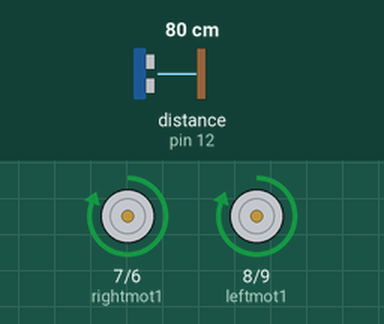
Recording of a sketch running on a simulated Arduino Uno, built with avr-gcc and run on an emulated ATmega328P. Parts: motor-driver pin pairs drawn as motors (green arrow = first pin HIGH = forward, orange = second pin HIGH = backward, longer = more drive). Wiring (inferred from the names in the program): ultrasonic range finder: trigger pin 13; echo pin 12. Inputs (shaded band) come from the test bench; at power-on: distance to the obstacle (sensor on pin 12) 80 cm. The echo pulse lasts 58.3 µs per cm; what the sketch prints to the serial monitor is not drawn.

Above: at 1.2 s.
1.3 s: distance to the obstacle (sensor on pin 12) set to 2 cm
At 2.0 s:
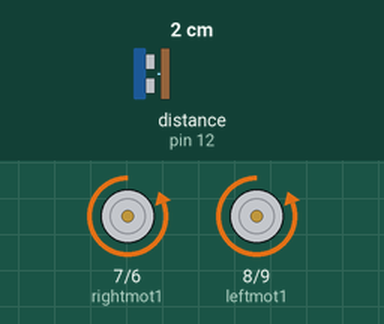
4.3 s: distance to the obstacle (sensor on pin 12) set to 18 cm
At 5.1 s:
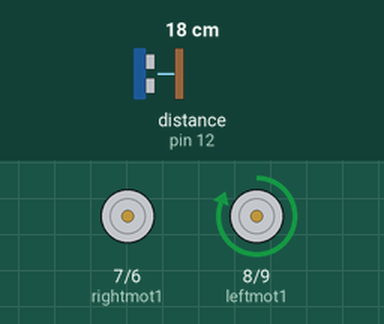
7.3 s: distance to the obstacle (sensor on pin 12) set to 4 cm
At 7.47 s:
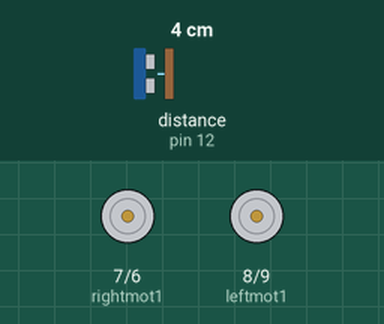
10.3 s: distance to the obstacle (sensor on pin 12) set to 35 cm
At 12.0 s:
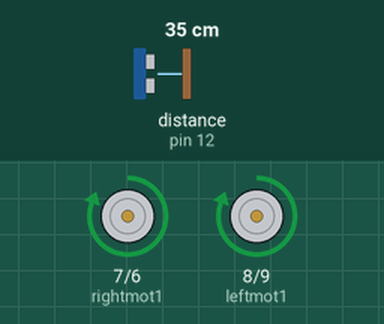
Timing chart, 0 to 13.5 s (numbered marks = the images above; inputs shaded):
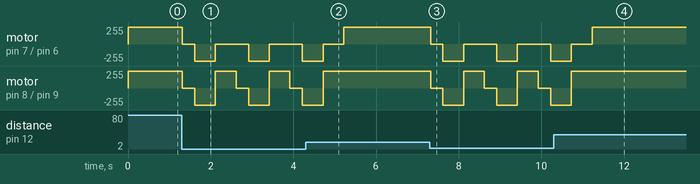

The sketch:

ulso.ino
```cpp
int trigPin1=13;
int echoPin1=12;
#define leftmot1 8
#define leftmot2 9
#define rightmot1 7
#define rightmot2 6
void setup() {
Serial.begin(9600);
pinMode(echoPin1, INPUT);
pinMode(trigPin1, OUTPUT);
pinMode(leftmot1,OUTPUT);
pinMode(leftmot2,OUTPUT);
pinMode(rightmot1,OUTPUT);
pinMode(rightmot2,OUTPUT);
}

void loop() {
   long a,duration1;
   digitalWrite(trigPin1, HIGH);
   delayMicroseconds(1000);
   digitalWrite(trigPin1,LOW);
   duration1=pulseIn(echoPin1,HIGH);
   a=(duration1/2)/29.1;
   Serial.print(a);
   Serial.print("...");
   //delay(20);

   if(a<15 || a>2300  )
  {
    Serial.print("detected");
    halt();
    delay(300);
    reverse();
    delay(500);

    //delay(1000);
    right();

  }
  else
   {
            Serial.println("not detected");
              forward();

   }

}


void forward()
{

                  digitalWrite(leftmot1, HIGH);
                  digitalWrite(leftmot2, LOW);
                  digitalWrite(rightmot1,HIGH);
                  digitalWrite(rightmot2,LOW);
}

void halt()
{
          digitalWrite(leftmot1, LOW);
                  digitalWrite(leftmot2, LOW);
                  digitalWrite(rightmot1,LOW);
                  digitalWrite(rightmot2,LOW);
}
  void right()
  {
                digitalWrite(leftmot1, HIGH);
                  digitalWrite(leftmot2, LOW);
                  digitalWrite(rightmot1,LOW);
                  digitalWrite(rightmot2,LOW);
                  delay(500);
  }

  void reverse()
  {

    digitalWrite(leftmot1, LOW);
                  digitalWrite(leftmot2, HIGH);
                  digitalWrite(rightmot1,LOW);
                  digitalWrite(rightmot2,HIGH);

  }
```

Measured:
- after the input at 1.3 s, motor on pin 7 (rightmot1) / pin 6 (rightmot2): forward 255/255 → stopped at once, then repeats every 1.3 s: backward 255/255 0.50 s, stopped 0.80 s; motor on pin 8 (leftmot1) / pin 9 (leftmot2): forward 255/255 → stopped at once, then repeats every 1.3 s: backward 255/255 0.50 s, forward 255/255 0.50 s, stopped 0.30 s
- after the input at 4.3 s, motor on pin 8 (leftmot1) / pin 9 (leftmot2): goes on until 4.7 s, then stays forward 255/255
- after the input at 7.3 s, motor on pin 7 (rightmot1) / pin 6 (rightmot2): forward 255/255 → stopped at once, then repeats every 1.3 s: backward 255/255 0.50 s, stopped 0.80 s; motor on pin 8 (leftmot1) / pin 9 (leftmot2): forward 255/255 → stopped at once, then repeats every 1.3 s: backward 255/255 0.50 s, forward 255/255 0.50 s, stopped 0.30 s
- after the input at 10.3 s, motor on pin 8 (leftmot1) / pin 9 (leftmot2): goes on until 10.7 s, then stays forward 255/255
